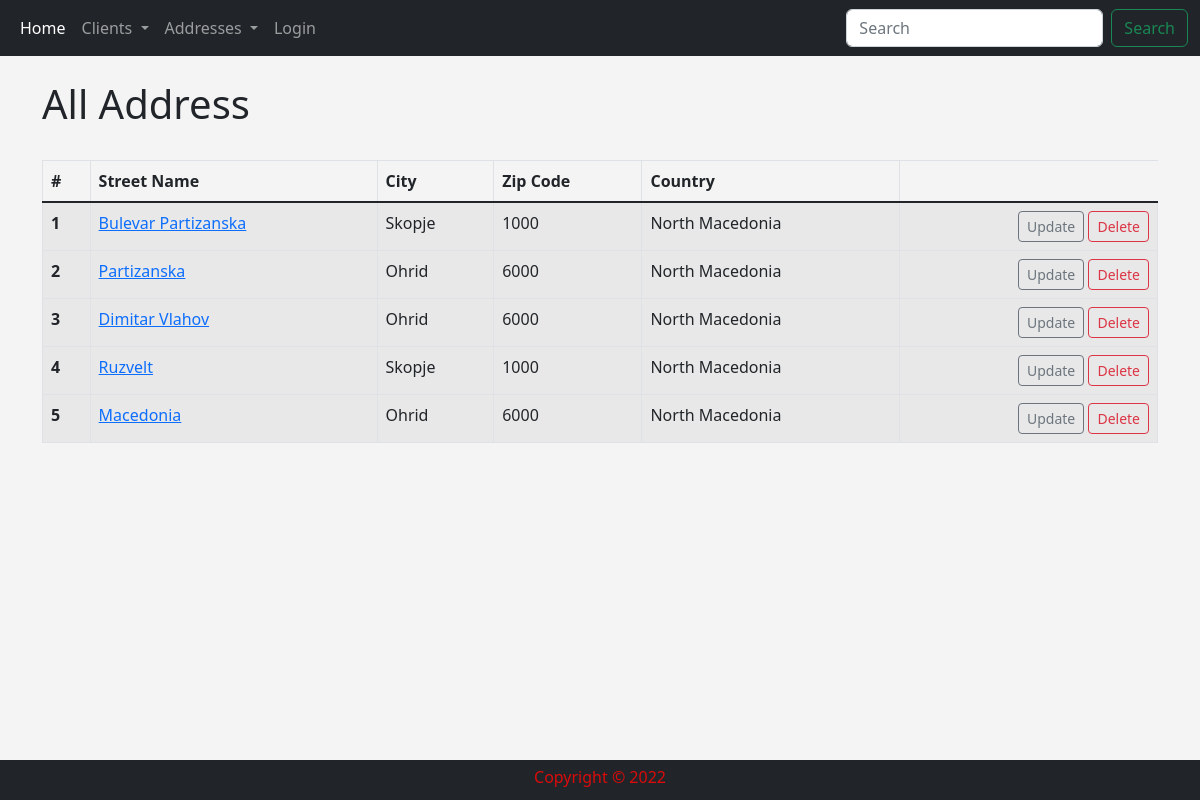
Before: /list_address with the older database file.
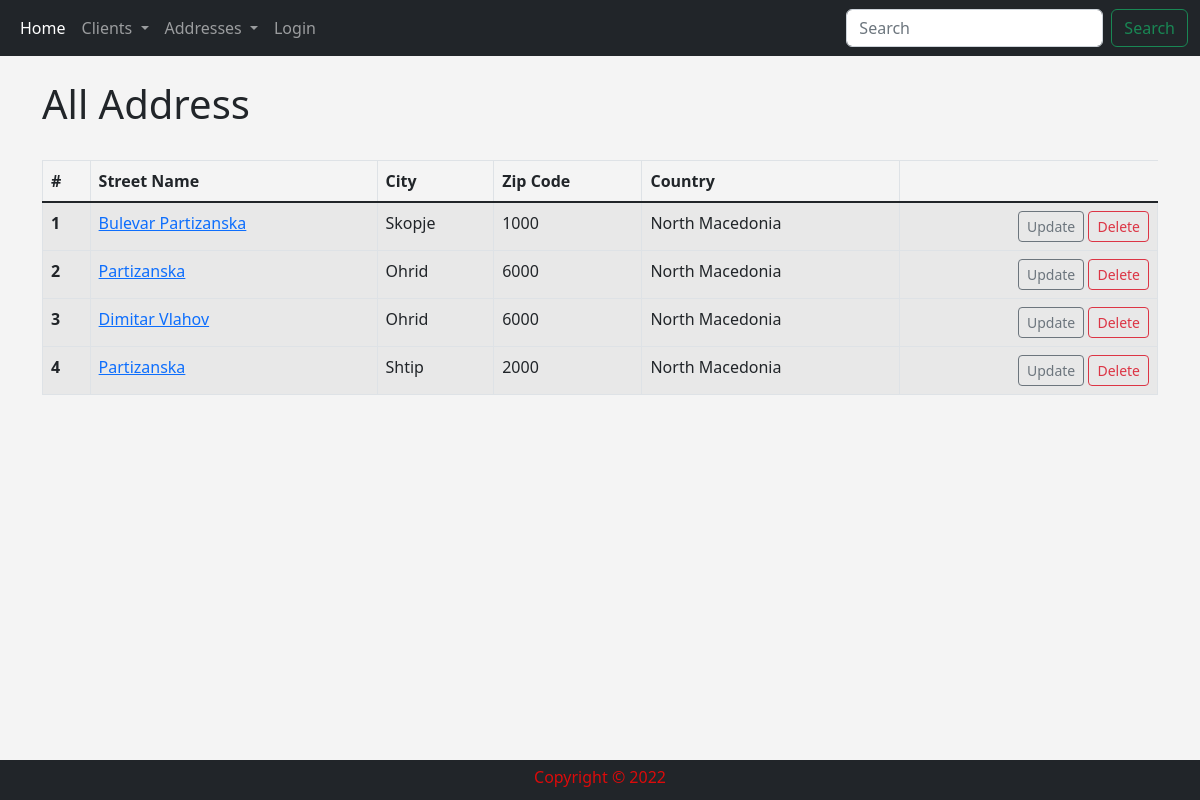
After: the same page with the newer database file.
### addresses/models.py (models this page shows, shortened)
class Address(models.Model):
    street_name = models.CharField('Street Name', max_length=100)
    city = models.CharField('City', max_length=50)
    zip_code = models.CharField('Zip Code', max_length=15)
    country = models.CharField('Country', max_length=50)

### addresses/views.py (the view)
# urls.py: path('list_address', views.list_address, name='list_address'),
def list_address(request):
    all_address = Address.objects.all()
    return render(request, 'addresses/list_address.html', {
        "all_address": all_address,
    })

### addresses/templates/addresses/list_address.html
{% extends 'addresses/base.html' %}
{% block content %}
        <div>
            <h1>All Address</h1>
            <br/>
            <table class="table table-striped table-hover table-bordered">
              <thead>
                <tr>
                  <th scope="col">#</th>
                  <th scope="col">Street Name</th>
                  <th scope="col">City</th>
                  <th scope="col">Zip Code</th>
                  <th scope="col">Country</th>
                </tr>
              </thead>
              <tbody class="table-group-divider">
              {% for address in all_address %}
                <tr>
                  <th scope="row">{{ forloop.counter }}</th>
                  <td><a href="{% url 'show_address' address.id %}">{{ address.street_name }}</a></td>
                  <td>{{ address.city }}</td>
                  <td>{{ address.zip_code }}</td>
                  <td>{{ address.country }}</td>
                  <td align="right">
                        <a href="{% url 'update_address' address.id %}" class="btn btn-outline-secondary btn-sm">Update</a>
                        <a href="{% url 'delete_address' address.id %}" class="btn btn-outline-danger btn-sm">Delete</a>
                  </td>
                </tr>
              </tbody>
            {% endfor %}
            </table>
        </div>
        <br/><br/>
{% endblock %}

### addresses/templates/addresses/base.html (shortened to what this page needs)
{% load static %}
<!DOCTYPE html>
<html lang="en">
  <head>
    <link href="https://cdn.jsdelivr.net/npm/bootstrap@5.2.3/dist/css/bootstrap.min.css"
          rel="stylesheet"
>
    <link rel="stylesheet" type="text/css" href="{% static 'addresses/main.css' %}">
  </head>
  <body>
      {% include 'addresses/parts/navbar.html' %}
      <br/>
        <div class="container">
            {% block content %}
            {% endblock %}
        </div>
    {% include 'addresses/parts/footer.html' %}
  </body>
</html>

### addresses/templates/addresses/parts/navbar.html (shortened to what this page needs)
<nav nav class="navbar navbar-expand-lg bg-dark navbar-dark">
  <div class="container-fluid">
    <div class="collapse navbar-collapse" id="navbarSupportedContent">
      <ul class="navbar-nav me-auto mb-2 mb-lg-0">
        <li class="nav-item">
          <a class="nav-link active" aria-current="page" href="{% url 'home' %}">Home</a>
        </li>
        <li class="nav-item dropdown">
          <a class="nav-link dropdown-toggle" href="#" role="button" data-bs-toggle="dropdown" aria-expanded="false">
            Clients
          </a>
        </li>
        <li class="nav-item dropdown">
          <a class="nav-link dropdown-toggle" href="#" role="button" data-bs-toggle="dropdown" aria-expanded="false">
            Addresses
          </a>
        </li>
        <li class="nav-item">
          <a class="nav-link" aria-current="page" href="#">Login</a>
        </li>
      </ul>
      <form class="d-flex" role="search">
        <input class="form-control me-2" type="search" placeholder="Search" aria-label="Search">
        <button class="btn btn-outline-success" type="submit">Search</button>
      </form>
    </div>
  </div>
</nav>

### addresses/templates/addresses/parts/footer.html
<div>
    <footer id="footer" class="background-footer">
        <h7 class="text-footer">
        Copyright &#169 2022
        </h7>
    </footer>
</div>

### addresses/static/addresses/main.css (style rules this page uses)
body { background: #f4f4f4 }
#footer { position: fixed; bottom: 0; width: 100%; height: 40px; padding: 5px; }
.background-footer { background: #212529; text-align: center; }
.text-footer { color: #db0b0b; }

Changed rows visible on the page:
removed Address: street_name "Ruzvelt", city "Skopje", zip_code "1000", country "North Macedonia"
removed Address: street_name "Macedonia", city "Ohrid", zip_code "6000", country "North Macedonia"
added Address: street_name "Partizanska", city "Shtip", zip_code "2000", country "North Macedonia"
